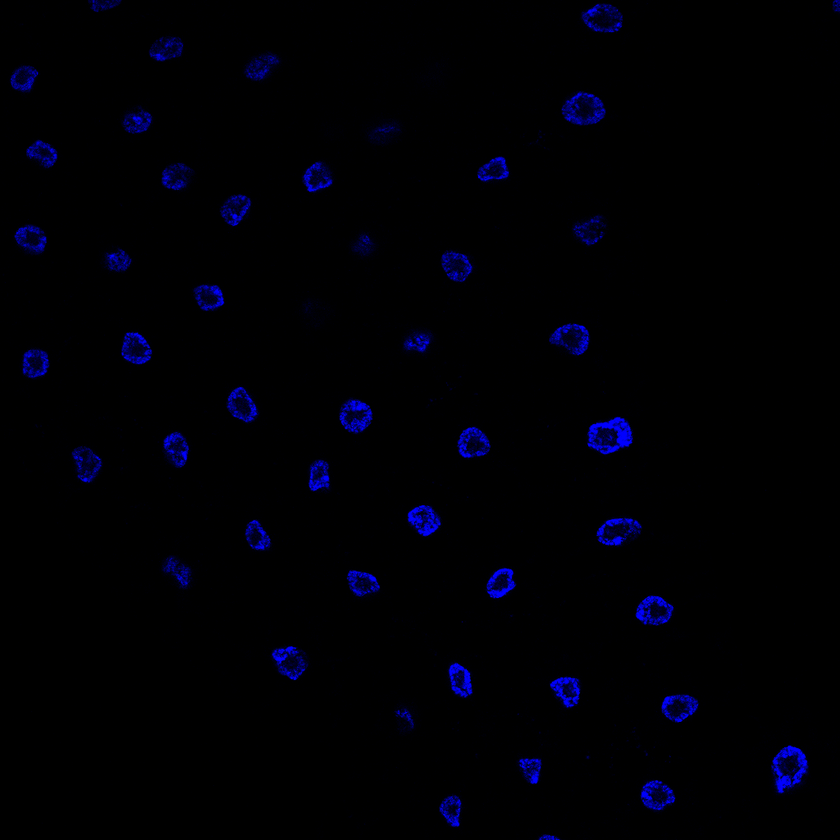
#> input picture Larvas desafiadas_04_04_2014/Cg_+_Myd88488_dorsal_647_BB_04_04_14_3h.lif_Series001_z0_ch00.tif, 840 x 840 px, shrunk from 1024 x 1024 before the run, found by its file name
$ python converteParaCinza.py
#> lines starting #> are read from the running program, lines starting #| are printed output that depends on the picture
import cv2

img = cv2.imread("Cg_+_Myd88488_dorsal_647_BB_04_04_14_3h.lif_Series001_z0_ch00.tif", cv2.IMREAD_GRAYSCALE)
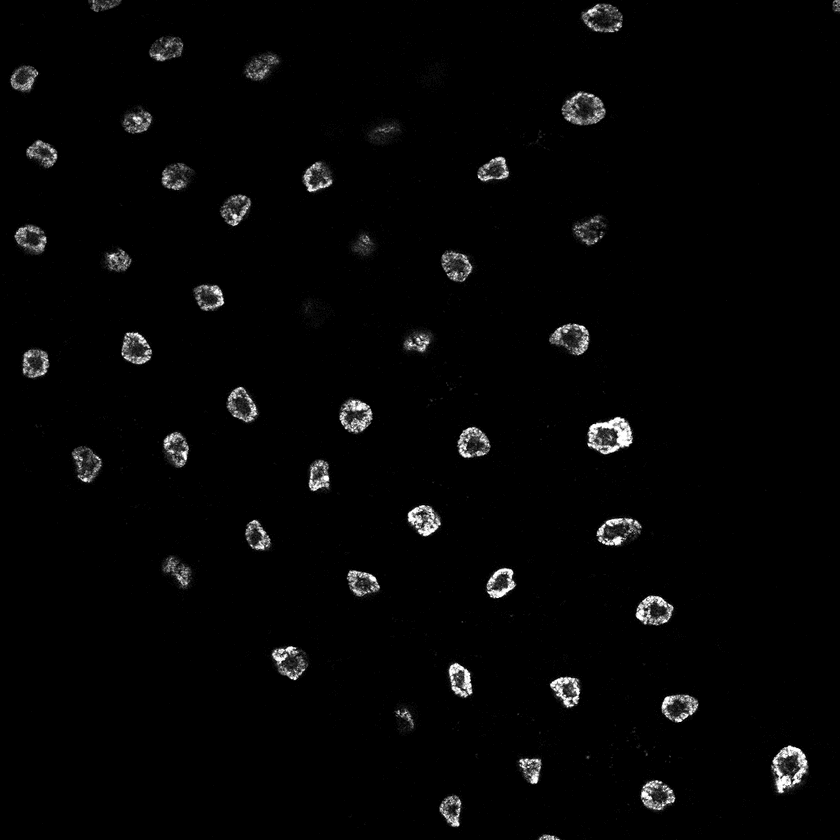
#> img: shape (840, 840); min 0, max 29, mean 0.6; drawn with min black and max white

cv2.imwrite("img-grayscale.tif", img)

$ run again, with Larvas desafiadas_04_04_2014/Cg_+_Myd88488_dorsal_647_BB_04_04_14_3h.lif_Series001_z0_ch02.tif copied over Larvas desafiadas_04_04_2014/Cg_+_Myd88488_dorsal_647_BB_04_04_14_3h.lif_Series001_z0_ch00.tif
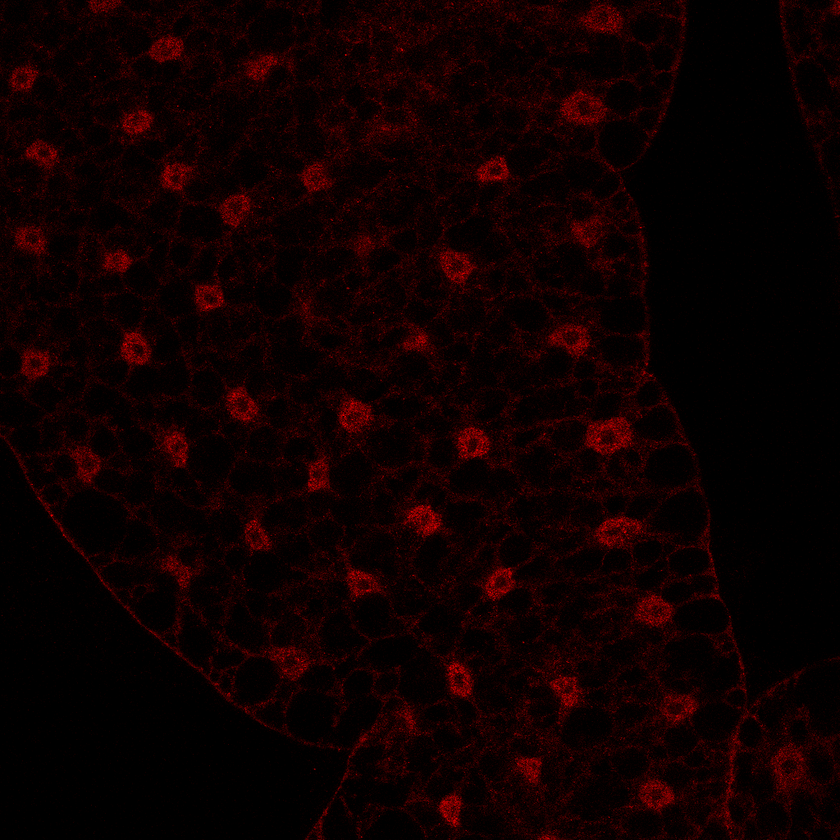
#> input picture Larvas desafiadas_04_04_2014/Cg_+_Myd88488_dorsal_647_BB_04_04_14_3h.lif_Series001_z0_ch02.tif, 840 x 840 px, shrunk from 1024 x 1024 before the run, found by its file name
#> `img = cv2.imread("Cg_+_Myd88488_dorsal_647_BB_04_04_14_3h.lif_Series00..`:
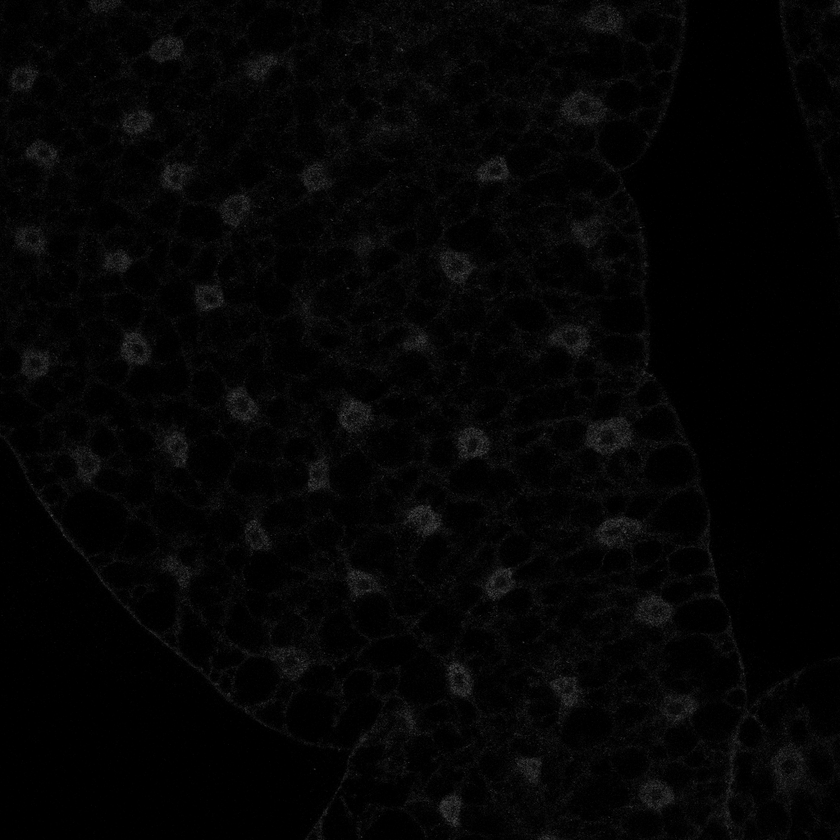
#> img: shape (840, 840); min 0, max 74, mean 4.5

$ run again, with Larvas desafiadas_04_04_2014/Cg_+_Myd88488_dorsal_647_BB_04_04_14_3h.lif_Series007_z0_ch00.tif copied over Larvas desafiadas_04_04_2014/Cg_+_Myd88488_dorsal_647_BB_04_04_14_3h.lif_Series001_z0_ch00.tif
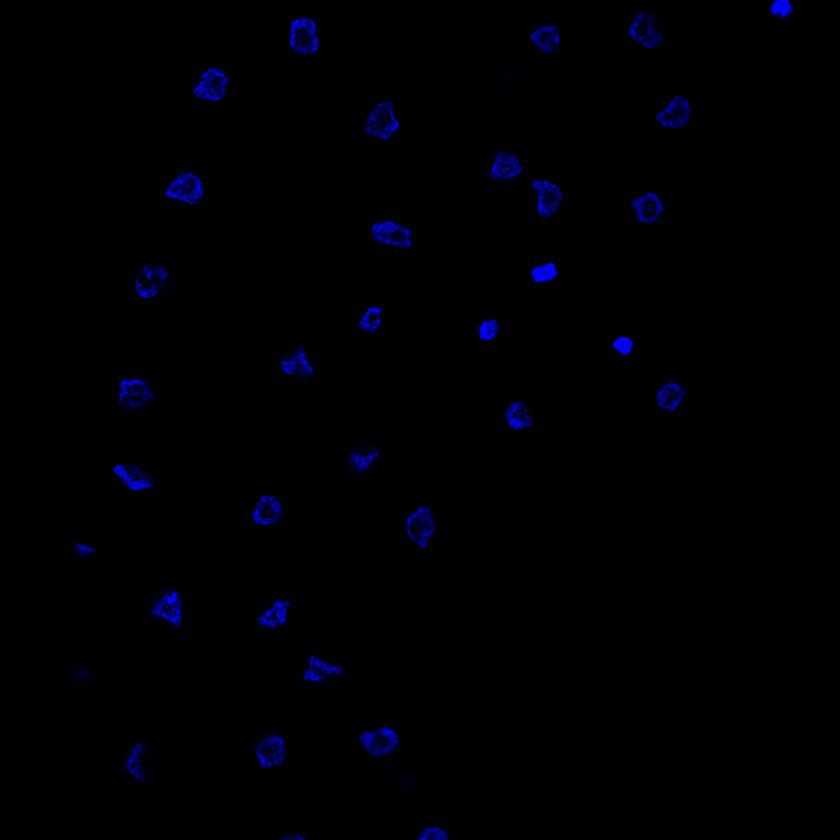
#> input picture Larvas desafiadas_04_04_2014/Cg_+_Myd88488_dorsal_647_BB_04_04_14_3h.lif_Series007_z0_ch00.tif, 840 x 840 px, shrunk from 1024 x 1024 before the run, found by its file name
#> `img = cv2.imread("Cg_+_Myd88488_dorsal_647_BB_04_04_14_3h.lif_Series00..`:
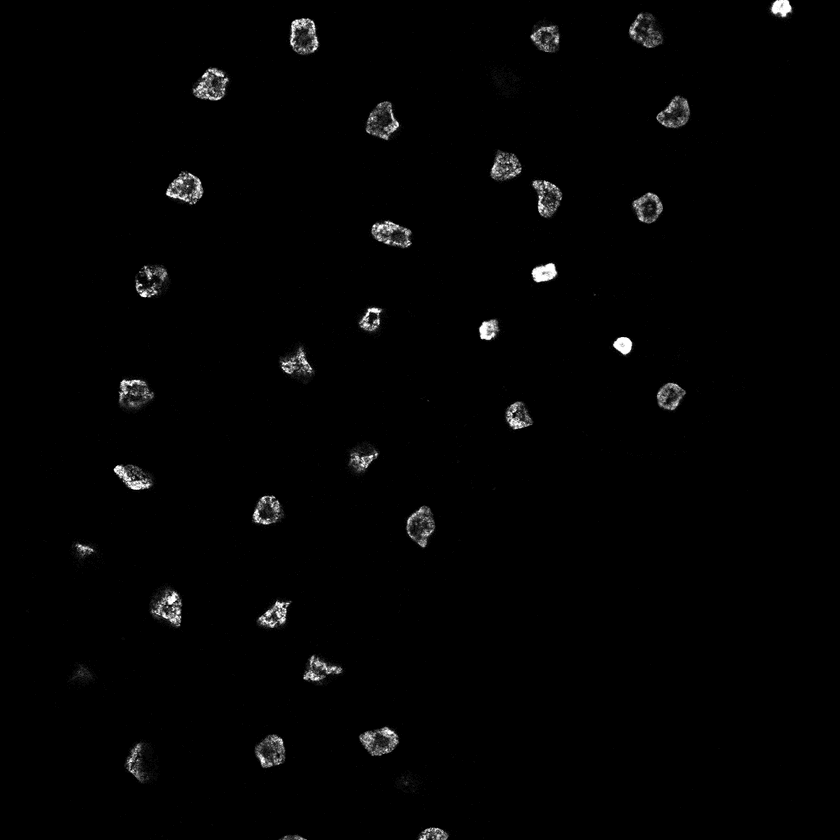
#> img: shape (840, 840); min 0, max 29, mean 0.4; drawn with min black and max white

$ run again, with Larvas desafiadas_04_04_2014/Cg_+_Myd88488_dorsal_647_NP_04_04_14_3h.lif_Image007_ch00.tif copied over Larvas desafiadas_04_04_2014/Cg_+_Myd88488_dorsal_647_BB_04_04_14_3h.lif_Series001_z0_ch00.tif
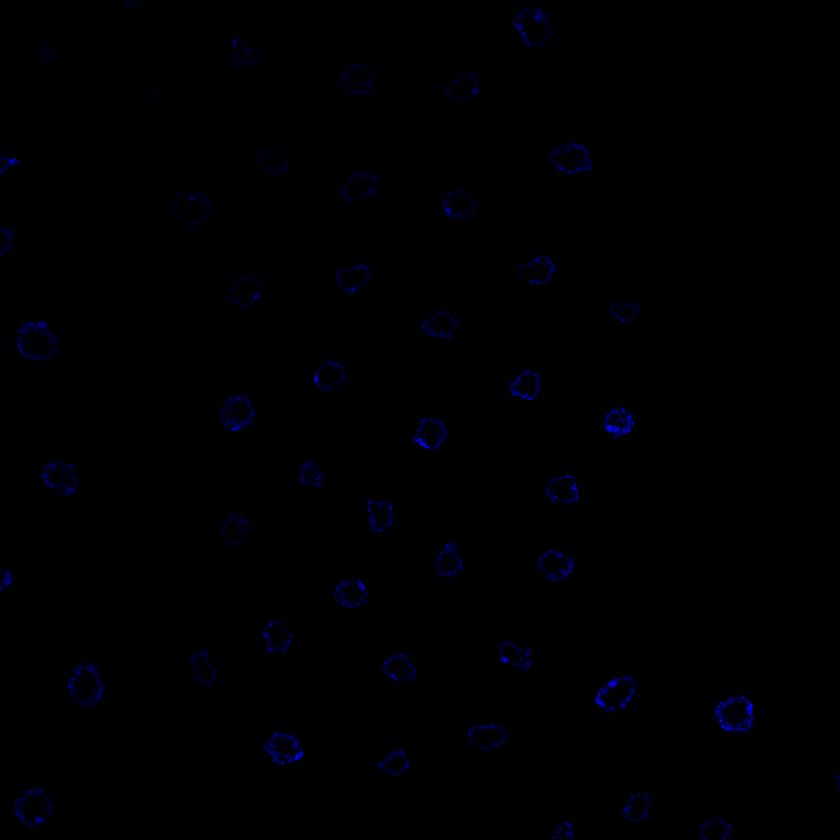
#> input picture Larvas desafiadas_04_04_2014/Cg_+_Myd88488_dorsal_647_NP_04_04_14_3h.lif_Image007_ch00.tif, 840 x 840 px, shrunk from 1024 x 1024 before the run, found by its file name
#> `img = cv2.imread("Cg_+_Myd88488_dorsal_647_BB_04_04_14_3h.lif_Series00..`:
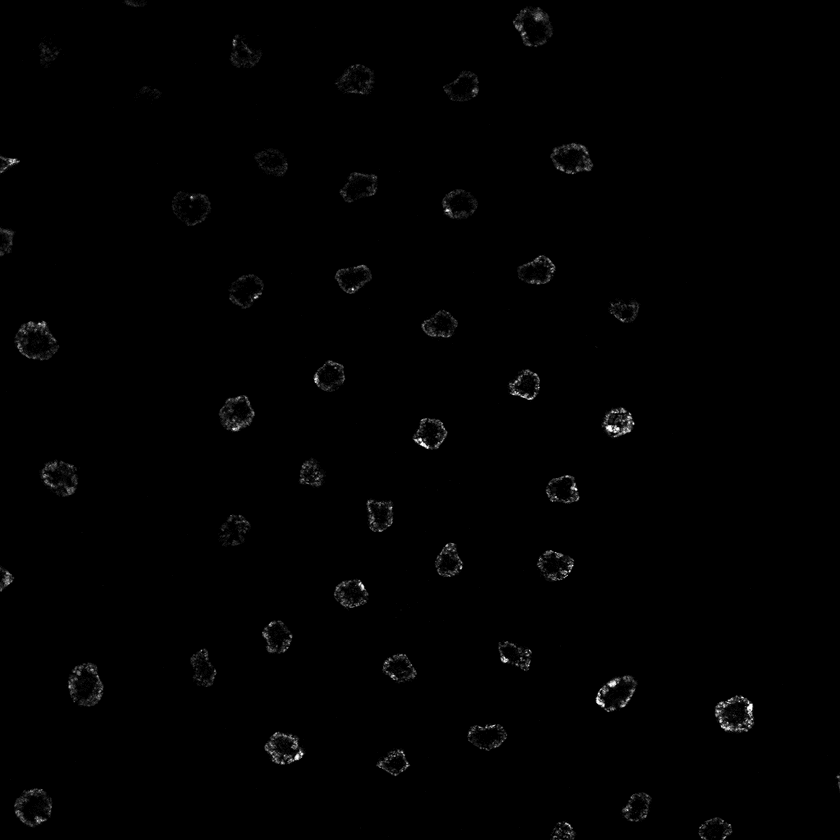
#> img: shape (840, 840); min 0, max 29, mean 0.2; drawn with min black and max white
